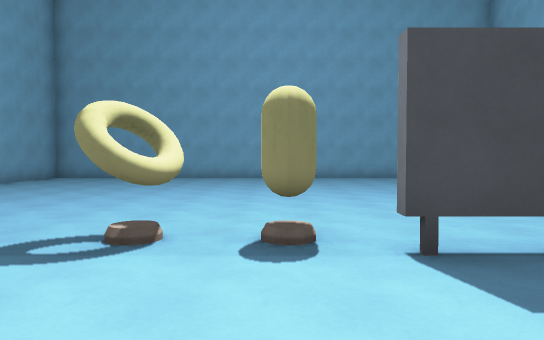
[1] (above)

22 first-person views from a walk through a level from a Godot 3-D game. The camera is 1.5 m above the floor, tilts 2° down and sees 70° across. The floor is counted in squares, 2 m on a side. Each view is taken from the middle of a square. On the plan, view 1 faces up. The plan holds only what a view shows up to about 12 squares ahead; the rest is blank. Surface patterns are stand-ins for the level's own textures.

[2]
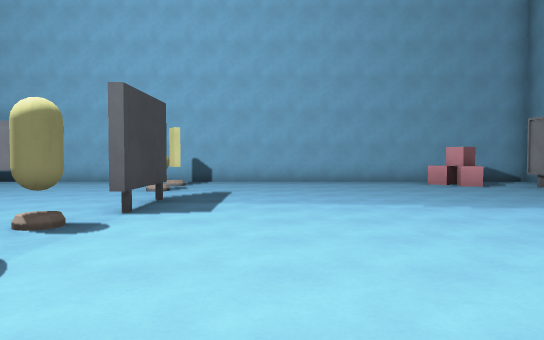

[3]
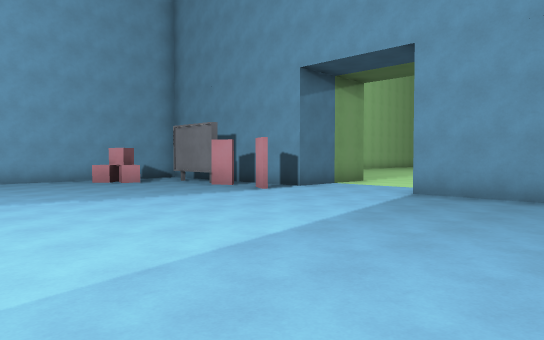

[4]
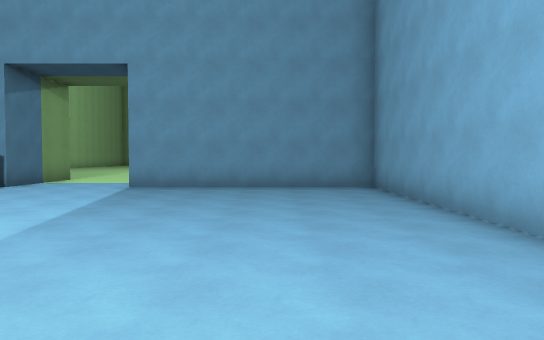

[5]
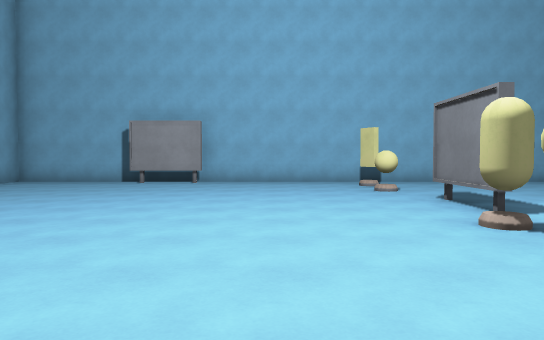

[6]
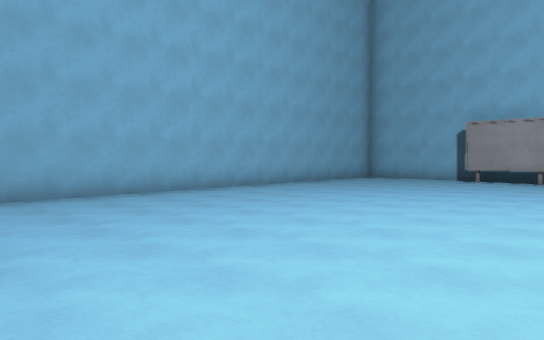

[7]
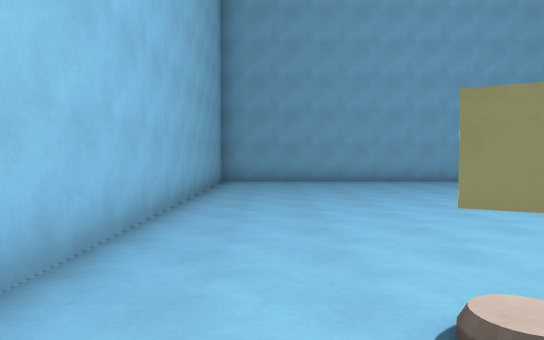

[8]
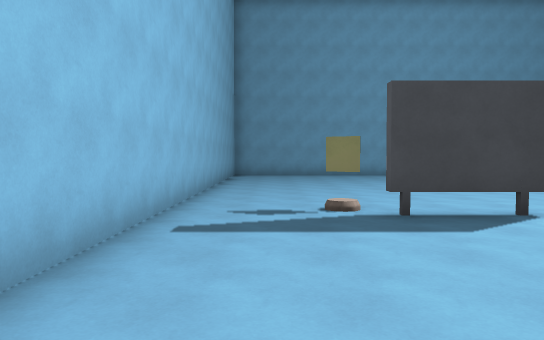

[9]
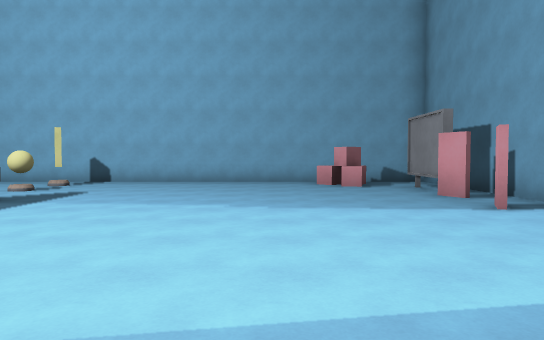

[10]
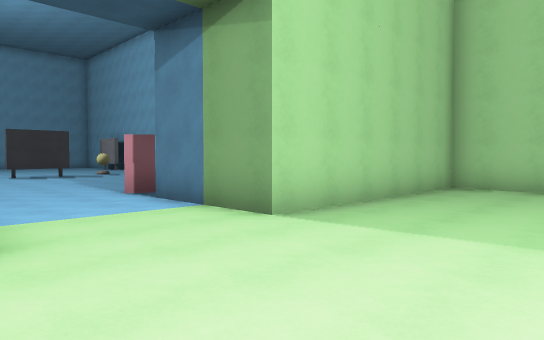

[11]
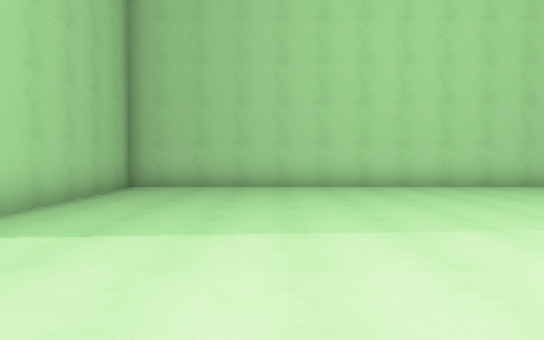

[12]
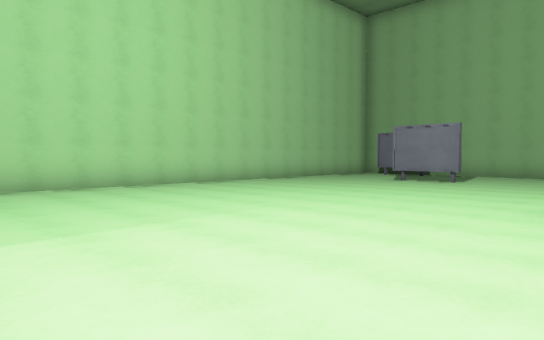

[13]
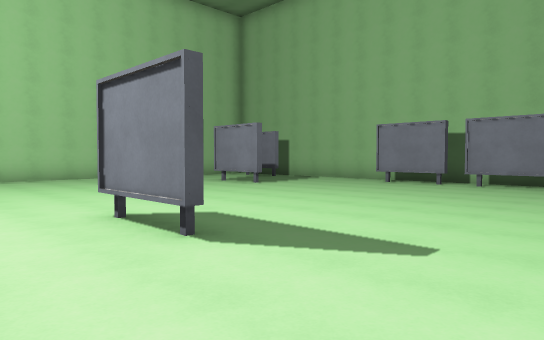

[14]
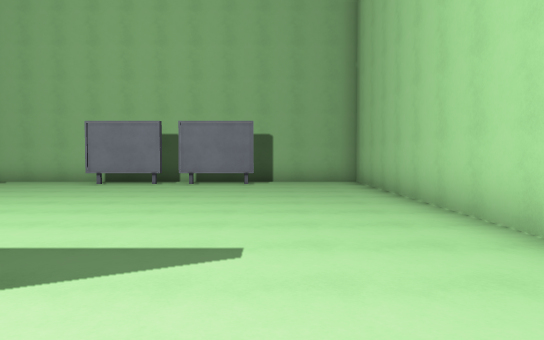

[15]
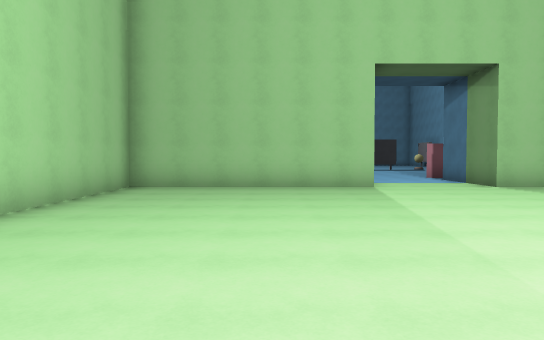

[16]
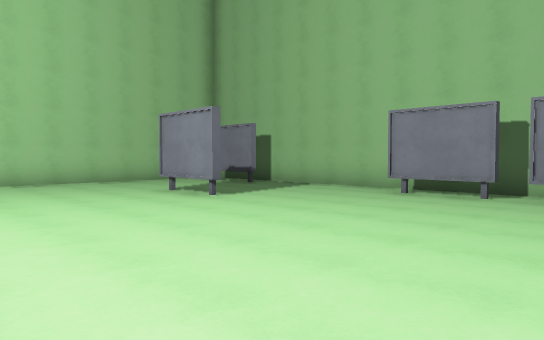

[17]
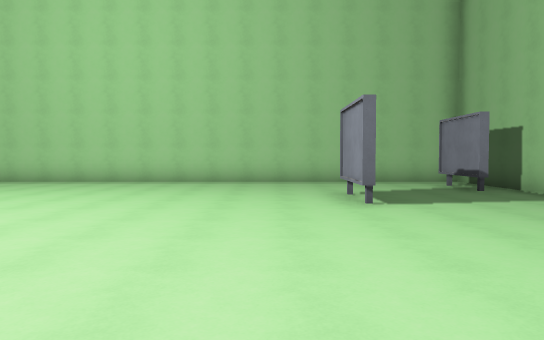

[18]
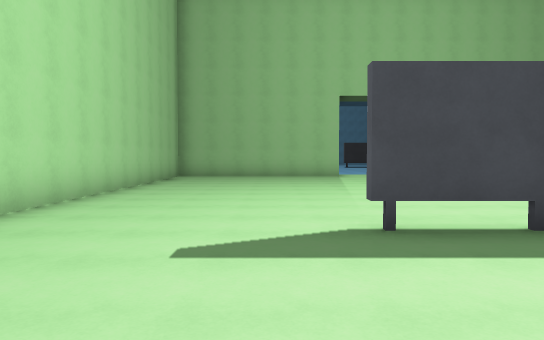

[19]
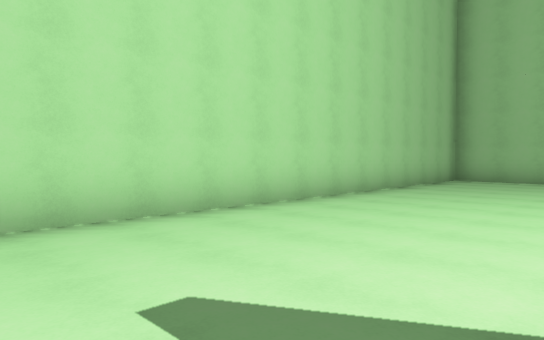

[20]
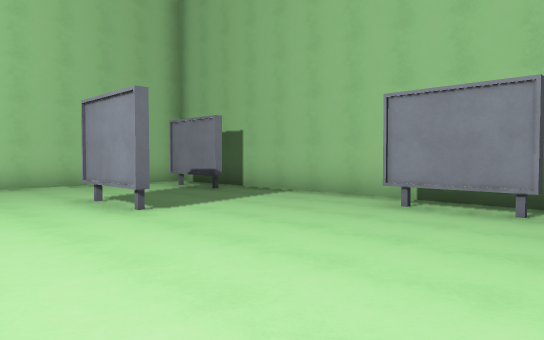

[21]
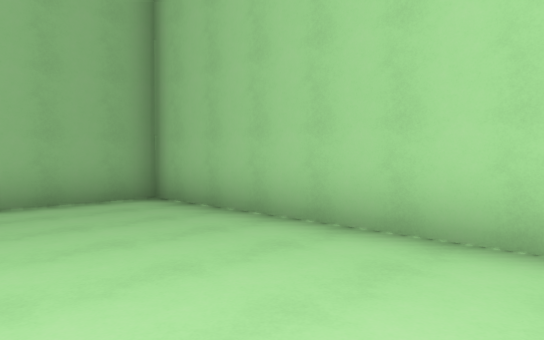

[22]
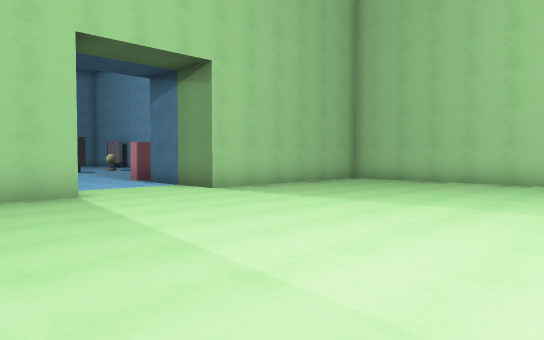

### Floor plan
Key: @ floor where view 1 was taken; # wall or solid block; x gap in a wall; . floor; ^ raised ledge.
Columns run from 8 left of view 1 to 8 right of it. Each row starts with its distance up from view 1.
 14 #################
 13 #...............#
 12 #...............#
 11 #...............#
 10 #..............##
  9 #..............##
  8 #..............##
  7 #...............#
  6 #...............#
  5 #...............#
  4 #..#...##.....#.#
  3 #...##...##.....#
  2 #...............#
  1 #...............#
  0 #.......@.......#
 -1 #...............#
 -2 #...............#
 -3 #...............#
 -4 #.............#^#
 -5 #.........#xx#..#
 -6 #...............#
 -7 #######...#######
 -8 #######...#### ##
 -9 #######...#######
-10 #...............#
-11 #...............#
-12 #...............#
-13 #...............#
-14 #...............#
-15 #...............#
-16 #...............#
-17 #...............#
-18 #...............#
-19 #...............#
-20 #....##.........#
-21 #...............#
-22 #...............#
-23 #...............#
-24 #...............#
-25 #.........##....#
-26 #...............#
-27 #...............#
-28 #...##x#.....##.#
-29 #...............#
-30 #################

Positions as (right, up) in squares from view 1, and headings:
1: (0, 0), facing up
2: (-4, 1), facing right
3: (-5, 1), facing down-right
4: (-5, 3), facing down
5: (-4, 6), facing right
6: (-5, 6), facing up-right
7: (-6, 2), facing up
8: (-6, -2), facing up
9: (-4, -2), facing right
10: (-2, -13), facing up-right
11: (-2, -13), facing right
12: (-2, -14), facing down-right
13: (-6, -18), facing down-right
14: (-5, -18), facing down
15: (-4, -19), facing up
16: (-4, -21), facing down-right
17: (-4, -24), facing right
18: (-4, -24), facing up
19: (-3, -22), facing up-left
20: (-3, -23), facing down-right
21: (-4, -23), facing down-left
22: (-4, -17), facing up-right
